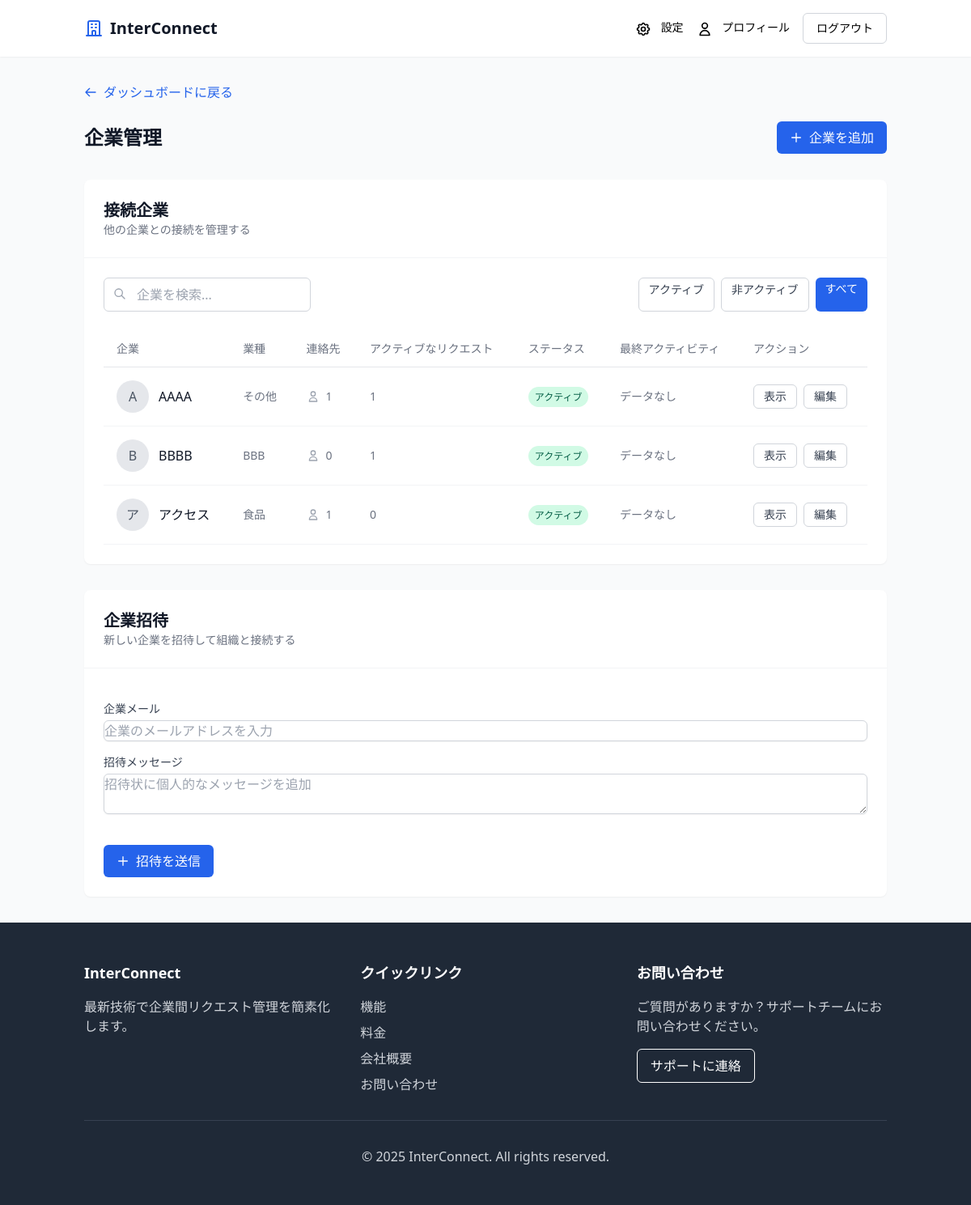
The page /companies/ (signed in) on the database as committed earlier.
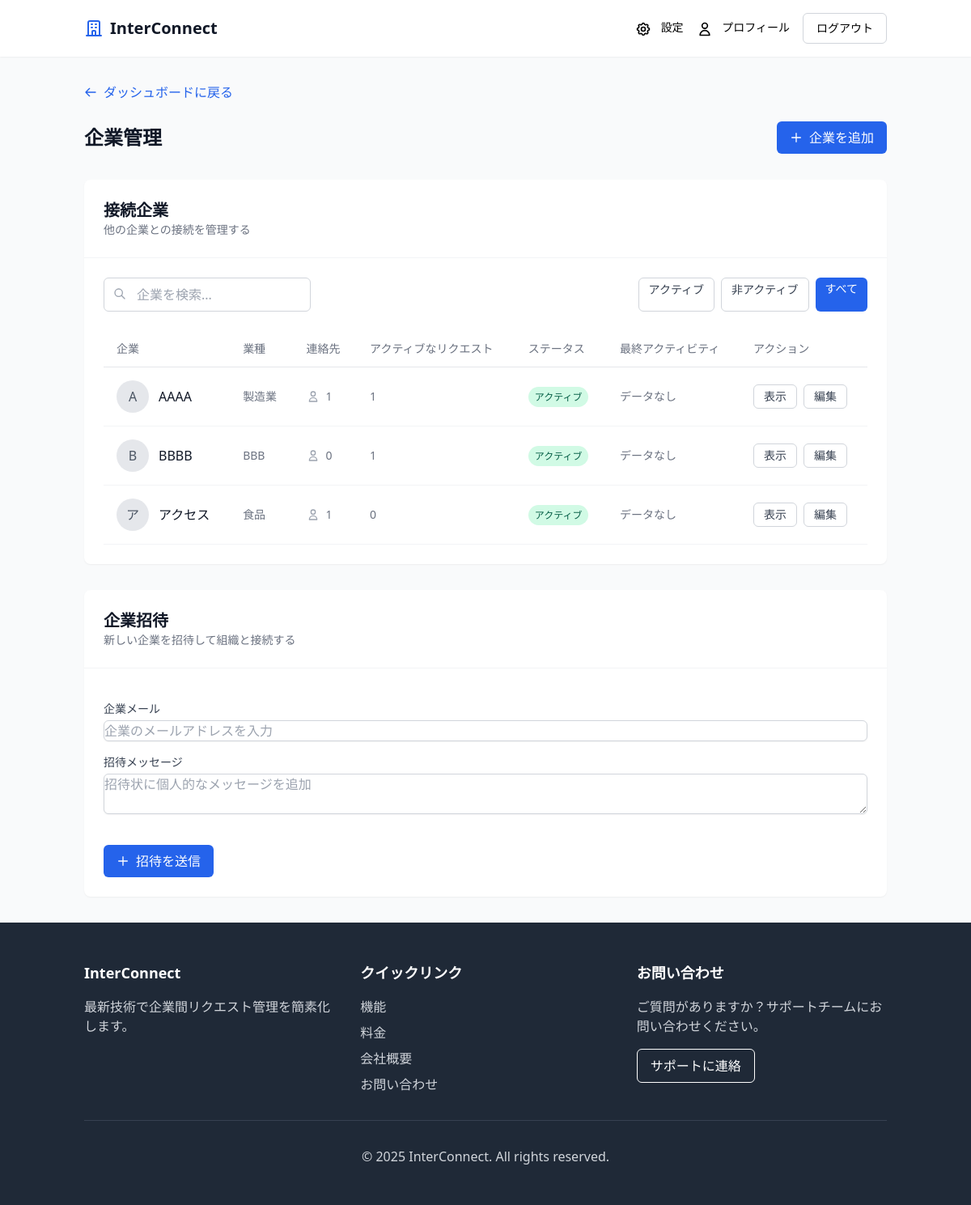
The same page on the database as committed later.
### core/models.py (models this page shows, shortened)
class Company(models.Model):
    name = models.CharField(max_length=100)
    industry = models.CharField(max_length=100)
    email = models.EmailField()
    phone = models.CharField(max_length=20, blank=True)
    address = models.TextField(blank=True)
    status = models.CharField(max_length=20, choices=(
        ('active', 'アクティブ'),
        ('inactive', '非アクティブ'),
        ('pending', '保留中'),
    ), default='active')
    created_at = models.DateTimeField(auto_now_add=True)
    updated_at = models.DateTimeField(auto_now=True)

### core/views.py (the view)
# urls.py: path('companies/', views.company_list, name='company_list'),
@login_required
def company_list(request):
    user = request.user
    company = user.company
    connected_companies = Company.objects.filter(
        Q(sent_requests__receiver_company=company) |
        Q(received_requests__sender_company=company)
    ).distinct().annotate(
        contact_count=Count('employees', distinct=True),
        active_request_count=Count('received_requests',
                                  filter=~Q(received_requests__status__in=['completed', 'rejected']),
                                  distinct=True)
    )
    status_filter = request.GET.get('status', 'all')
    search_query = request.GET.get('search', '')
    if status_filter != 'all':
        connected_companies = connected_companies.filter(status=status_filter)
    if search_query:
        connected_companies = connected_companies.filter(
            Q(name__icontains=search_query) |
            Q(industry__icontains=search_query)
        )
    context = {
        'companies': connected_companies,
        'status_filter': status_filter,
        'search_query': search_query,
    }
    return render(request, 'companies/list.html', context)

### core/templates/companies/list.html (shortened to what the changed rows need)
{% extends 'base.html' %}
{% block content %}
<div class="flex justify-between items-center mb-8">
    <h2 class="text-2xl font-bold text-gray-900">企業管理</h2>
</div>
<div class="bg-white rounded-lg shadow-sm">
    <div class="p-6">
        <div class="overflow-x-auto">
            <table class="w-full">
                <thead>
                    <tr class="border-b border-gray-200">
                        <th class="px-4 py-3 text-left text-sm font-medium text-gray-500">企業</th>
                        <th class="px-4 py-3 text-left text-sm font-medium text-gray-500">業種</th>
                        <th class="px-4 py-3 text-left text-sm font-medium text-gray-500">連絡先</th>
                        <th class="px-4 py-3 text-left text-sm font-medium text-gray-500">アクティブなリクエスト</th>
                        <th class="px-4 py-3 text-left text-sm font-medium text-gray-500">ステータス</th>
                        <th class="px-4 py-3 text-left text-sm font-medium text-gray-500">最終アクティビティ</th>
                        <th class="px-4 py-3 text-left text-sm font-medium text-gray-500">アクション</th>
                    </tr>
                </thead>
                <tbody>
                    {% for company in companies %}
                    <tr class="border-b border-gray-100 hover:bg-gray-50">
                        <td class="px-4 py-4">
                            <div class="flex items-center">
                                <div class="w-10 h-10 rounded-full bg-gray-200 flex items-center justify-center text-gray-600 font-medium mr-3">
                                    {{ company.name.0 }}
                                </div>
                                <div>
                                    <p class="font-medium text-gray-900">{{ company.name }}</p>
                                </div>
                            </div>
                        </td>
                        <td class="px-4 py-4 text-sm text-gray-500">{{ company.industry }}</td>
                        <td class="px-4 py-4 text-sm text-gray-500">
                            <div class="flex items-center">
                                <svg xmlns="http://www.w3.org/2000/svg" class="h-4 w-4 mr-2 text-gray-400" fill="none" viewBox="0 0 24 24" stroke="currentColor">
                                    <path stroke-linecap="round" stroke-linejoin="round" stroke-width="2" d="M16 7a4 4 0 11-8 0 4 4 0 018 0zM12 14a7 7 0 00-7 7h14a7 7 0 00-7-7z" />
                                </svg>
                                {{ company.contact_count }}
                            </div>
                        </td>
                        <td class="px-4 py-4 text-sm text-gray-500">{{ company.active_request_count }}</td>
                        <td class="px-4 py-4 text-sm">
                            {% if company.status == 'active' %}
                            <span class="px-2 py-1 rounded-full text-xs font-medium bg-green-100 text-green-800">アクティブ</span>
                            {% elif company.status == 'inactive' %}
                            <span class="px-2 py-1 rounded-full text-xs font-medium bg-gray-100 text-gray-800">非アクティブ</span>
                            {% elif company.status == 'pending' %}
                            <span class="px-2 py-1 rounded-full text-xs font-medium bg-amber-100 text-amber-800">保留中</span>
                            {% endif %}
                        </td>
                        <td class="px-4 py-4 text-sm text-gray-500">
                            {% with activity=company.activities.first %}
                            {% if activity %}
                                {{ activity.created_at|timesince }}前
                            {% else %}
                                データなし
                            {% endif %}
                            {% endwith %}
                        </td>
                        <td class="px-4 py-4 text-sm">
                            <div class="flex space-x-2">
                                <a href="{% url 'company_detail' company.id %}" class="px-3 py-1 text-sm font-medium text-gray-700 bg-white border border-gray-300 rounded-md hover:bg-gray-50">
                                    表示
                                </a>
                                <a href="{% url 'company_edit' company.id %}" class="px-3 py-1 text-sm font-medium text-gray-700 bg-white border border-gray-300 rounded-md hover:bg-gray-50">
                                    編集
                                </a>
                            </div>
                        </td>
                    </tr>
                    {% empty %}
                    <tr>
                        <td colspan="7" class="px-4 py-8 text-center text-gray-500">
                            接続企業はありません
                        </td>
                    </tr>
                    {% endfor %}
                </tbody>
            </table>
        </div>
    </div>
</div>
{% endblock %}

Rows that differ between the two databases and show on the page:
changed Company "AAAA": industry "その他" → "製造業"
